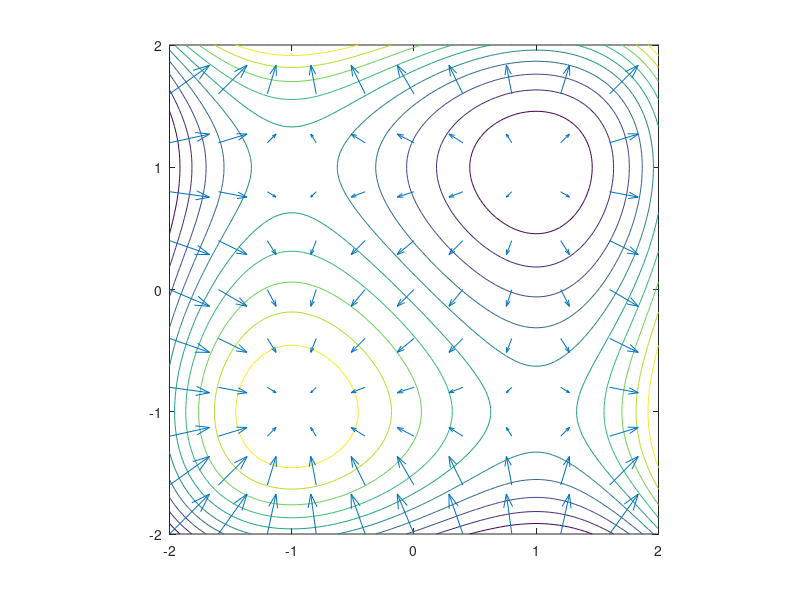

The MATLAB script that drew this image:
%kontúr
xx=linspace(-2,2); yy=xx;
[X,Y]=meshgrid(xx,yy);
Z=X.^3+Y.^3-3*X-3*Y;
figure; contour(X,Y,Z)
axis equal
hold on
%gradiens mező
xx=linspace(-2,2,11); yy=xx;
[X,Y]=meshgrid(xx,yy);
Z=X.^3+Y.^3-3*X-3*Y;
[dX,dY]=gradient(Z);
hold on; quiver(X,Y,dX,dY)
% quiver(X,Y,-dX,-dY) negativ gradiens mező